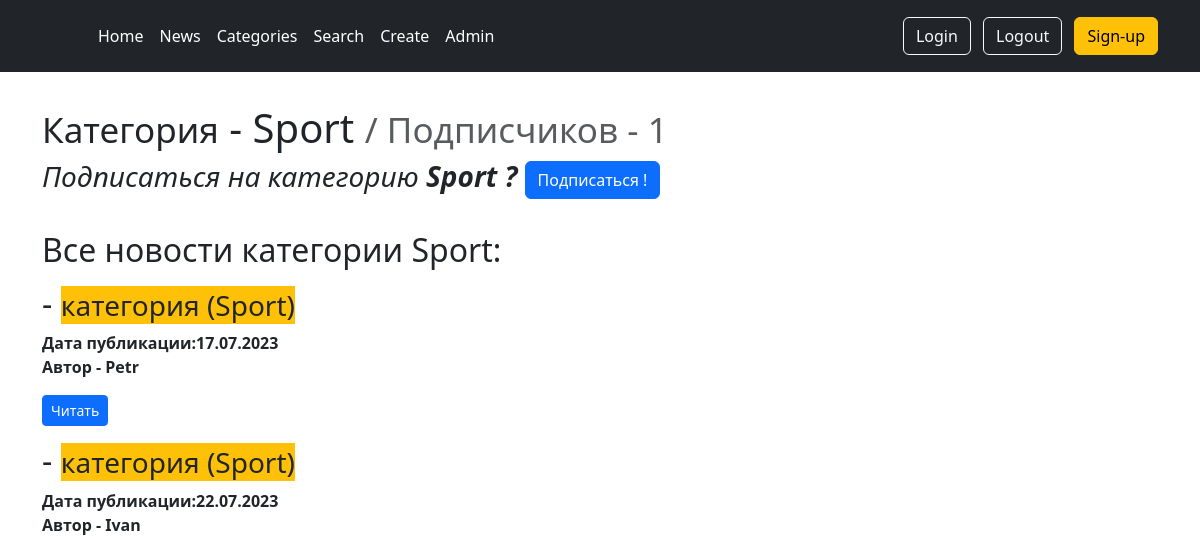
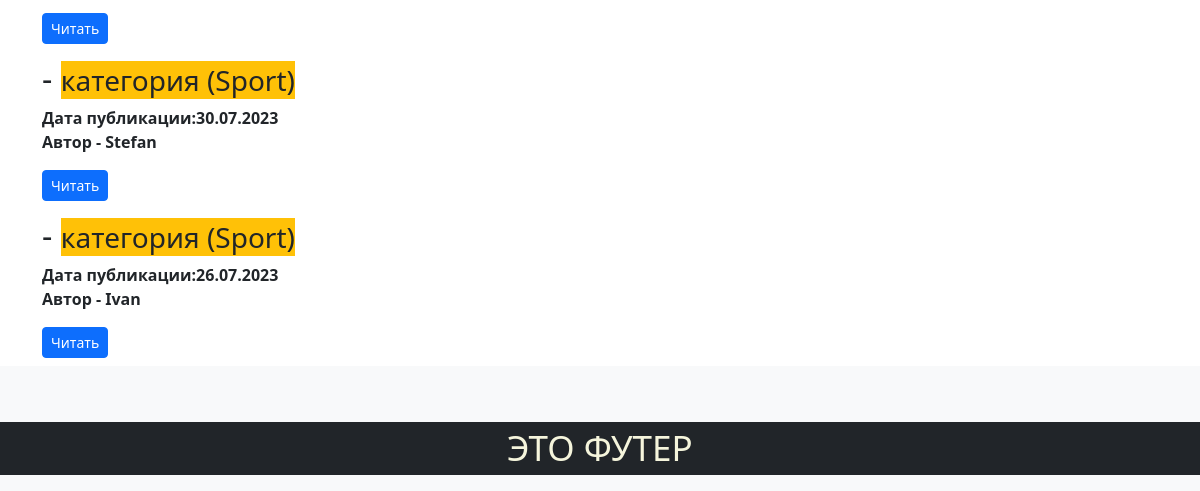
The app's page /news/category/2/, older data (2 pictures, top to bottom).
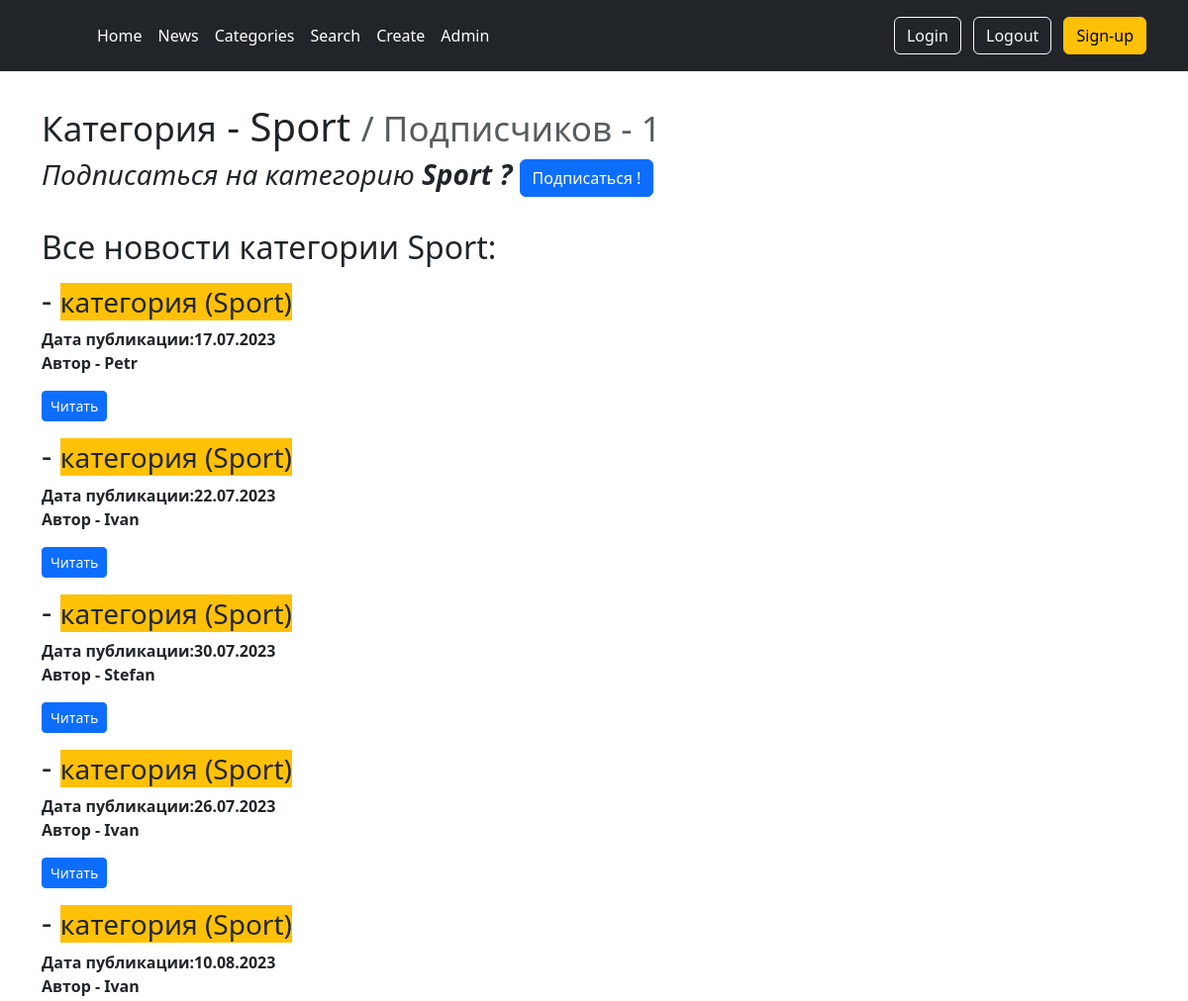
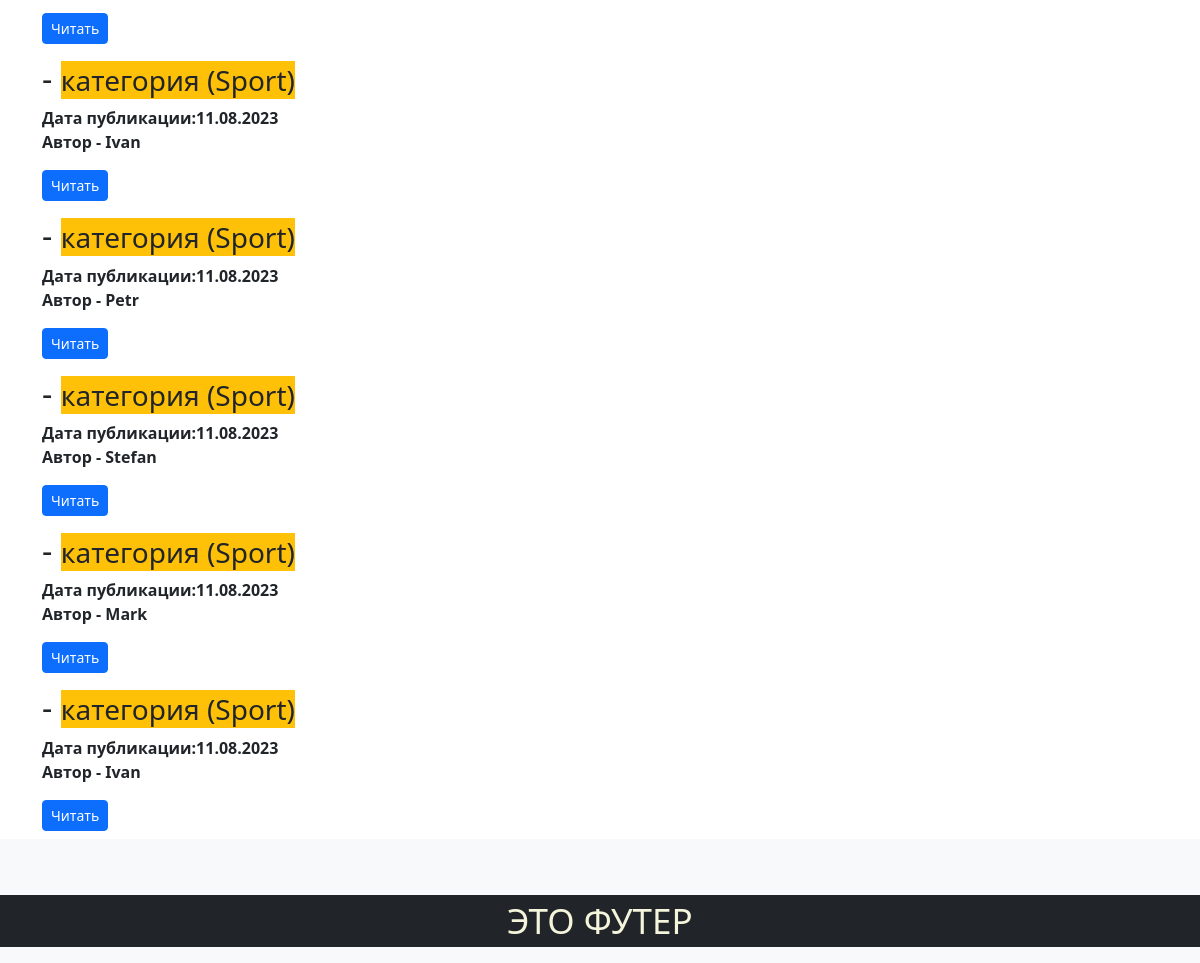
The same page, newer data (2 pictures, top to bottom).
### news/models.py (models this page shows, shortened)
class Category(models.Model):
    name = models.CharField(max_length=64, unique=True)
    subscribers = models.ManyToManyField(User, blank=True)

class Post(models.Model):
    author = models.ForeignKey(Author, on_delete=models.CASCADE)
    NEWS = 'NW'
    ARTICLE = 'AR'
    CATEGORY_CHOICES = (
        (NEWS, 'Новость'),
        (ARTICLE, 'Статья'),
    )
    categoryType = models.CharField(
        max_length=2, choices=CATEGORY_CHOICES, default=ARTICLE)
    dateCreation = models.DateTimeField(auto_now_add=True)
    postCategory = models.ManyToManyField(Category, through='PostCategory')
    title = models.CharField(max_length=128)
    text = models.TextField()
    rating = models.SmallIntegerField(default=0)
    def preview(self):
        return self.text[:124] + '...'

class Author(models.Model):
    authorUser = models.OneToOneField(User, on_delete=models.CASCADE)
    ratingAuthor = models.SmallIntegerField(default=0)
    def __str__(self) -> str:
        return self.authorUser.username

### news/views.py (the view)
# urls.py: path('category/<int:pk>/', CategoryDetail, name='category_detail'),
def CategoryDetail(request, pk):
    category = Category.objects.get(pk=pk)
    is_subscribed = True if len(
        category.subscribers.filter(id=request.user.id)) else False
    return render(
        request,
        'category/category_detail.html',
        {
            'category': category,
            'is_subscribed': is_subscribed,
            'subscribers': category.subscribers.all()
        }
    )

### news/templatetags/custom_filters.py (called while the page is built)
@register.filter(name='censor')
def censor(value):
    custom_badwords = ['нехорошие слова']
    profanity.add_censor_words(custom_badwords)
    censored = profanity.censor(value, '*$')
    return censored

### news/templates/category/category_detail.html (shortened to what this page needs)
{% extends 'layout/default.html' %}
{%load custom_filters%}
{% block content %}
  <br>
  <h1>
    <small>Категория</small> - {{ category.name }} <small class="font-italic text-muted">/ Подписчиков - {{ subscribers.count }} </small>
  </h1>
   {% if is_subscribed %}
        <div>
            <h3><em>
                Отписаться от категории
                <strong> {{ category.name }} ? </strong>
            </em>
                <a href = "{% url 'news:category_unsubscribe' category.id %}" class="btn btn-primary"> Отписаться!</a></h3>
        </div>
   {% else %}
        <div>
            <h3><em>Подписаться на категорию <strong> {{ category.name }} ? </strong></em>
                <a href = "{% url 'news:category_subscribe' category.id %}" class="btn btn-primary" > Подписаться !</a>
            </h3>
        </div>
    {% endif %}
    <br>
    <h2>Все новости категории {{ category.name }}: </h2>
    {%  for i in category.post_set.all%}
       <div class="row g-4 py-2 row-cols-1">
                <div>
                    <div>
                        <h3 class="fs-2">{{ i.title|censor|truncatechars:30}} - <small class="bg-warning">категория ({{category.name}})</small></h3>
                        <p><b>Дата публикации:{{ i.dateCreation|date:'d.m.Y' }} <br> Автор - {{ i.author }}</b></p>
                        <a href="{% url 'news:first_post_detail' i.id %}" class="btn btn-primary btn-sm">
                            Читать
                        </a>
                    </div>
                </div>
            </div>
    {% endfor %}
{% endblock content %}

### templates/layout/default.html (shortened to what this page needs)
<!DOCTYPE html>
<html lang="en">
<head>
   <link href="https://cdn.jsdelivr.net/npm/bootstrap@5.3.0/dist/css/bootstrap.min.css" rel="stylesheet"
>
   <link rel="stylesheet" href="https://cdnjs.cloudflare.com/ajax/libs/font-awesome/5.15.4/css/all.min.css">
</head>
<body>
   {%load cache%}
   {%cache 300 header%}
   {% include './parts/header.html' %}
   {%endcache header%}
   <div class="container mt-2">
      {% block content %}
      {% endblock content %}
   </div>
   {%cache 300 footer%}
   {% include './parts/footer.html' %}
   {%endcache footer%}
</body>
</html>

### templates/layout/parts/header.html
<header class="p-3 text-bg-dark">
   <div class="container">
      <div class="d-flex flex-wrap align-items-center justify-content-center justify-content-lg-start">
         <a href="/" class="d-flex align-items-center mb-2 mb-lg-0 text-white text-decoration-none">
            <svg class="bi me-2" width="40" height="32" role="img" aria-label="Bootstrap">
               <use xlink:href="#bootstrap" />
            </svg>
         </a>
         <ul class="nav col-12 col-lg-auto me-lg-auto mb-2 justify-content-center mb-md-0">
            <li><a href="/" class="nav-link px-2 text-white">Home</a></li>
            <li><a href="/news" class="nav-link px-2 text-white">News</a></li>
            <li><a href="/news/category" class="nav-link px-2 text-white">Categories</a></li>
            <li><a href="/news/search" class="nav-link px-2 text-white">Search</a></li>
            <li><a href="/news/add" class="nav-link px-2 text-white">Create</a></li>
            <li><a href="/admin" class="nav-link px-2 text-white">Admin</a></li>
         </ul>
         <div class="text-end">
            <a href="/accounts/login" class="btn btn-outline-light me-2">Login</a>
            <a href="/accounts/logout" class="btn btn-outline-light me-2">Logout</a>
            <a href="/accounts/signup" class="btn btn-warning">Sign-up</a>
         </div>
      </div>
   </div>
</header>

### templates/layout/parts/footer.html
<footer class="footer mt-auto py-3 bg-light">
   <div class="container"
      style="font-size: 35px; background-color: #212529; margin-top: 5vh; min-width: 100%; text-align: center;">
      <span class="text-muted" style="color: beige !important;">ЭТО ФУТЕР</span>
   </div>
</footer>

Row changes from the older to the newer data that the page shows:
added Post: {{ category.name }} "Sport", dateCreation "10.08.2023", author "Ivan"
added Post: {{ category.name }} "Sport", dateCreation "11.08.2023", author "Ivan"
added Post: {{ category.name }} "Sport", dateCreation "11.08.2023", author "Petr"
added Post: {{ category.name }} "Sport", dateCreation "11.08.2023", author "Stefan"
added Post: {{ category.name }} "Sport", dateCreation "11.08.2023", author "Mark"
added Post: {{ category.name }} "Sport", dateCreation "11.08.2023", author "Ivan"
